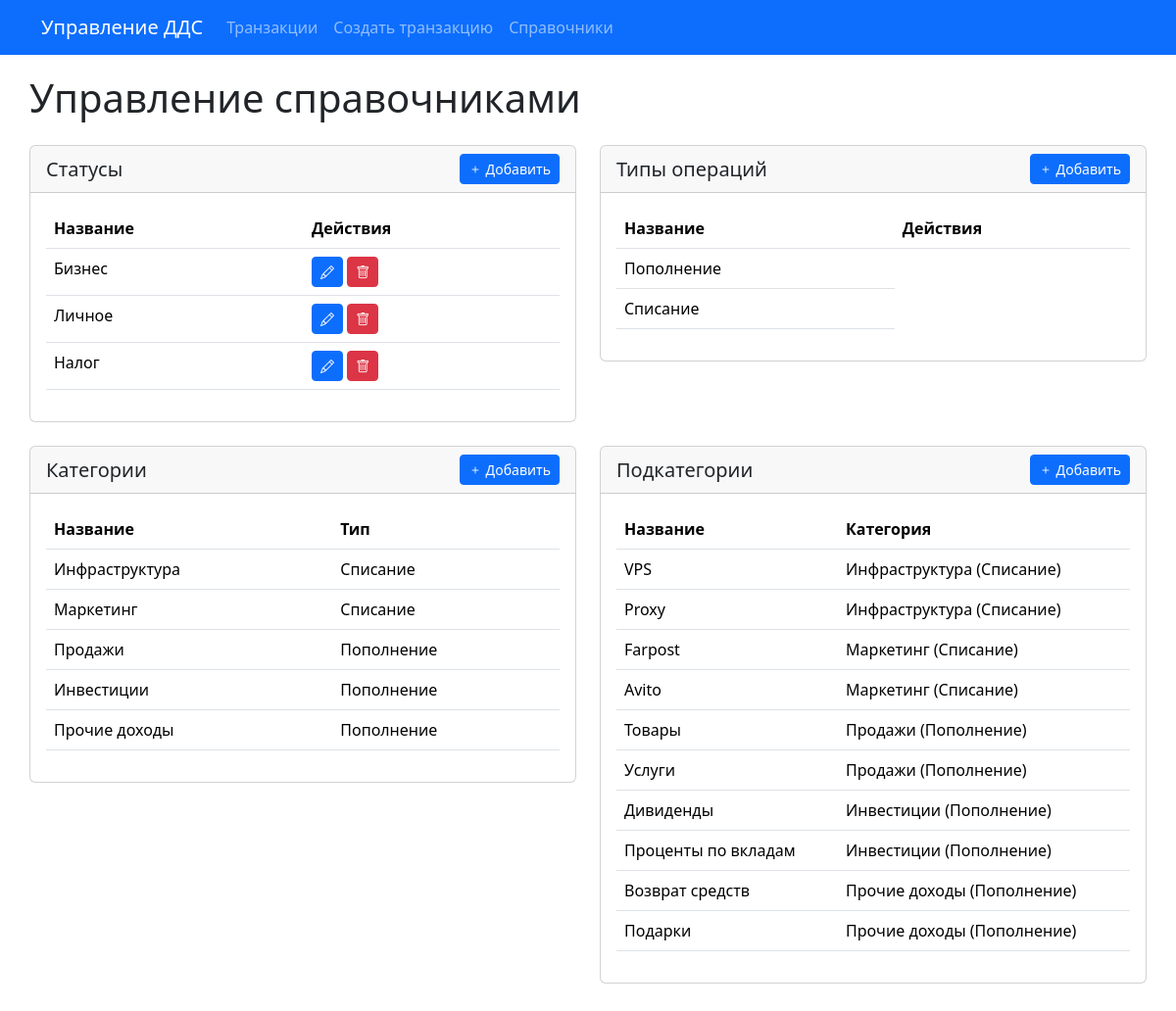
Page /references/ on the committed database.
### finance/models.py (models this page shows, shortened)
class Status(models.Model):
    name = models.CharField(max_length=50, unique=True)
    class Meta:
        verbose_name_plural = 'Statuses'

class TransactionType(models.Model):
    name = models.CharField(max_length=50, unique=True)
    def __str__(self):
        return self.name

class Category(models.Model):
    name = models.CharField(max_length=100)
    transaction_type = models.ForeignKey(TransactionType, on_delete=models.CASCADE, related_name='categories')
    def __str__(self):
        return f'{self.name} ({self.transaction_type.name})'
    class Meta:
        verbose_name_plural = 'Categories'

class Subcategory(models.Model):
    name = models.CharField(max_length=100)
    category = models.ForeignKey(Category, on_delete=models.CASCADE, related_name='subcategories')
    class Meta:
        verbose_name_plural = 'Subcategories'

### finance/views.py (the view, shortened to what this page needs)
# urls.py: path('references/', views.ReferenceListView.as_view(), name='reference_list'),
@method_decorator(ensure_csrf_cookie, name='dispatch')
class ReferenceListView(ListView):
    template_name = 'finance/reference_list.html'
    model = Status  # Используем любую модель, так как нам нужен только шаблон
    def get_queryset(self):
        return Status.objects.none()
    def get_context_data(self, **kwargs):
        context = super().get_context_data(**kwargs)
        context.update({
            'statuses': Status.objects.all(),
            'types': TransactionType.objects.all(),
            'categories': Category.objects.all(),
            'subcategories': Subcategory.objects.all(),
        })
        return context

### finance/templates/finance/reference_list.html (shortened to what this page needs)
{% extends 'finance/base.html' %}
{% load django_bootstrap5 %}
{% block content %}
<h1 class="mb-4">Управление справочниками</h1>
<div class="row">
    <div class="col-md-6 mb-4">
        <div class="card">
            <div class="card-header d-flex justify-content-between align-items-center">
                <h5 class="card-title mb-0">Статусы</h5>
                <button class="btn btn-sm btn-primary" data-bs-toggle="modal" data-bs-target="#createModal"
                    data-item-type="status">
                    <i class="bi bi-plus"></i> Добавить
                </button>
            </div>
            <div class="card-body">
                <div class="table-responsive">
                    <table class="table">
                        <thead>
                            <tr>
                                <th>Название</th>
                                <th>Действия</th>
                            </tr>
                        </thead>
                        <tbody>
                            {% for status in statuses %}
                            <tr>
                                <td>{{ status.name }}</td>
                                <td>
                                    <button class="btn btn-sm btn-primary" data-bs-toggle="modal" data-bs-target="#editModal"
                                        data-item-id="{{ status.id }}" data-item-name="{{ status.name }}" data-item-type="status">
                                        <i class="bi bi-pencil"></i>
                                    </button>
                                    <button class="btn btn-sm btn-danger" data-bs-toggle="modal" data-bs-target="#deleteModal"
                                        data-item-id="{{ status.id }}" data-item-name="{{ status.name }}" data-item-type="status">
                                        <i class="bi bi-trash"></i>
                                    </button>
                                </td>
                            </tr>
                            {% endfor %}
                        </tbody>
                    </table>
                </div>
            </div>
        </div>
    </div>
    <div class="col-md-6 mb-4">
        <div class="card">
            <div class="card-header d-flex justify-content-between align-items-center">
                <h5 class="card-title mb-0">Типы операций</h5>
                <button class="btn btn-sm btn-primary" data-bs-toggle="modal" data-bs-target="#createModal"
                    data-item-type="type">
                    <i class="bi bi-plus"></i> Добавить
                </button>
            </div>
            <div class="card-body">
                <div class="table-responsive">
                    <table class="table">
                        <thead>
                            <tr>
                                <th>Название</th>
                                <th>Действия</th>
                            </tr>
                        </thead>
                        <tbody>
                            {% for type in types %}
                            <tr>
                                <td>{{ type.name }}</td>
                            </tr>
                            {% endfor %}
                        </tbody>
                    </table>
                </div>
            </div>
        </div>
    </div>
    <div class="col-md-6 mb-4">
        <div class="card">
            <div class="card-header d-flex justify-content-between align-items-center">
                <h5 class="card-title mb-0">Категории</h5>
                <button class="btn btn-sm btn-primary" data-bs-toggle="modal" data-bs-target="#createModal"
                    data-item-type="category">
                    <i class="bi bi-plus"></i> Добавить
                </button>
            </div>
            <div class="card-body">
                <div class="table-responsive">
                    <table class="table">
                        <thead>
                            <tr>
                                <th>Название</th>
                                <th>Тип</th>
                            </tr>
                        </thead>
                        <tbody>
                            {% for category in categories %}
                            <tr>
                                <td>{{ category.name }}</td>
                                <td>{{ category.transaction_type }}</td>
                            </tr>
                            {% endfor %}
                        </tbody>
                    </table>
                </div>
            </div>
        </div>
    </div>
    <div class="col-md-6 mb-4">
        <div class="card">
            <div class="card-header d-flex justify-content-between align-items-center">
                <h5 class="card-title mb-0">Подкатегории</h5>
                <button class="btn btn-sm btn-primary" data-bs-toggle="modal" data-bs-target="#createModal"
                    data-item-type="subcategory">
                    <i class="bi bi-plus"></i> Добавить
                </button>
            </div>
            <div class="card-body">
                <div class="table-responsive">
                    <table class="table">
                        <thead>
                            <tr>
                                <th>Название</th>
                                <th>Категория</th>
                            </tr>
                        </thead>
                        <tbody>
                            {% for subcategory in subcategories %}
                            <tr>
                                <td>{{ subcategory.name }}</td>
                                <td>{{ subcategory.category }}</td>
                            </tr>
                            {% endfor %}
                        </tbody>
                    </table>
                </div>
            </div>
        </div>
    </div>
</div>
{% endblock %}

### finance/templates/finance/base.html (shortened to what this page needs)
{% load django_bootstrap5 %}
<!DOCTYPE html>
<html lang="ru">
<head>
    {% bootstrap_css %}
    <link rel="stylesheet" href="https://cdn.jsdelivr.net/npm/bootstrap-icons@1.11.0/font/bootstrap-icons.css">
</head>
<body>
    <nav class="navbar navbar-expand-lg navbar-dark bg-primary">
        <div class="container">
            <a class="navbar-brand" href="{% url 'transaction_list' %}">Управление ДДС</a>
            <div class="collapse navbar-collapse" id="navbarNav">
                <ul class="navbar-nav">
                    <li class="nav-item">
                        <a class="nav-link" href="{% url 'transaction_list' %}">Транзакции</a>
                    </li>
                    <li class="nav-item">
                        <a class="nav-link" href="{% url 'transaction_create' %}">Создать транзакцию</a>
                    </li>
                    <li class="nav-item">
                        <a class="nav-link" href="{% url 'reference_list' %}">Справочники</a>
                    </li>
                </ul>
            </div>
        </div>
    </nav>
    <div class="container content">
        {% block content %}{% endblock %}
    </div>
</body>
</html>

### finance/templates/finance/base.html (style rules this page uses)
.content { padding: 20px 0; }

### rows in the picture
Status: name "Бизнес"
Status: name "Личное"
Status: name "Налог"
TransactionType: name "Пополнение"
TransactionType: name "Списание"
Category: name "Инфраструктура", transaction_type "Списание"
Category: name "Маркетинг", transaction_type "Списание"
Category: name "Продажи", transaction_type "Пополнение"
Category: name "Инвестиции", transaction_type "Пополнение"
Category: name "Прочие доходы", transaction_type "Пополнение"
Subcategory: name "VPS", category "Инфраструктура (Списание)"
Subcategory: name "Proxy", category "Инфраструктура (Списание)"
Subcategory: name "Farpost", category "Маркетинг (Списание)"
Subcategory: name "Avito", category "Маркетинг (Списание)"
Subcategory: name "Товары", category "Продажи (Пополнение)"
Subcategory: name "Услуги", category "Продажи (Пополнение)"
Subcategory: name "Дивиденды", category "Инвестиции (Пополнение)"
Subcategory: name "Проценты по вкладам", category "Инвестиции (Пополнение)"
Subcategory: name "Возврат средств", category "Прочие доходы (Пополнение)"
Subcategory: name "Подарки", category "Прочие доходы (Пополнение)"
